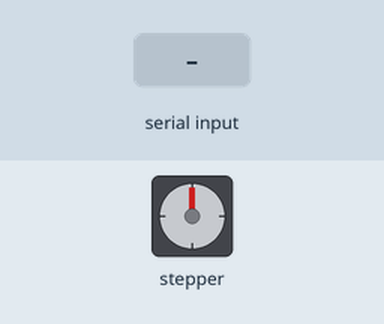
Recording of a sketch running on a simulated Arduino Mega 2560, built with avr-gcc and run on an emulated ATmega2560. Parts: stepper motor. Inputs (shaded band) come from the test bench. Stepper angles assume 200 steps per turn; what the sketch prints to the serial monitor is not drawn.

Above: at 1.2 s.
1.3 s: "90,45\n" received over Serial
At 3.2 s:
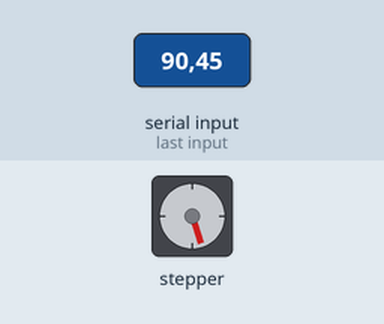
3.5 s: "30,150\n" received over Serial
At 5.3 s:
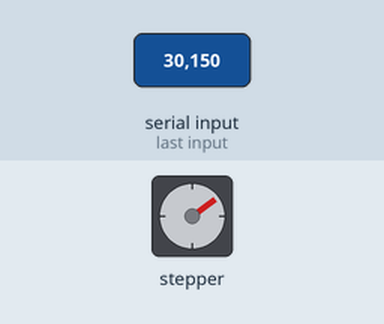
5.6 s: "200\n" received over Serial
At 6.37 s:
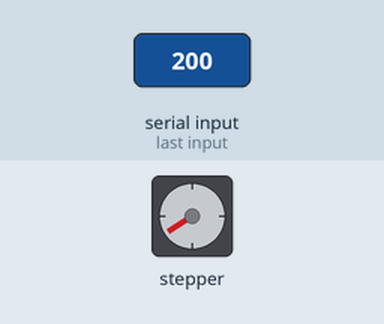
8.1 s: "0\n" received over Serial
At 8.26 s:
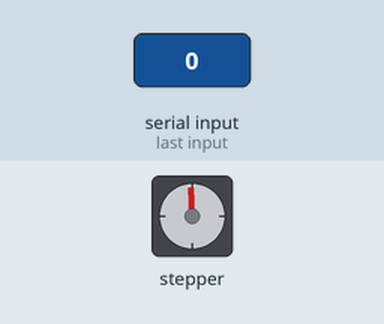
10.2 s: "200\n" received over Serial
At 10.36 s:
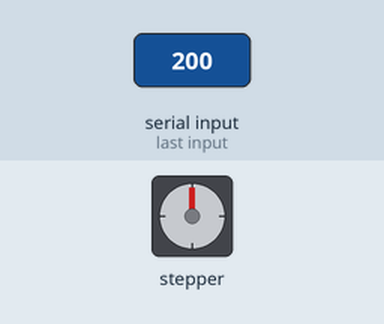
12.6 s: "5\n" received over Serial
At 13.06 s:
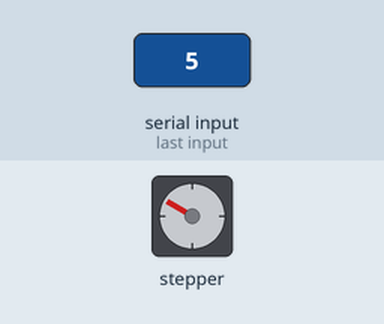
Timing chart, 0 to 15.6 s (numbered marks = the images above; inputs shaded):
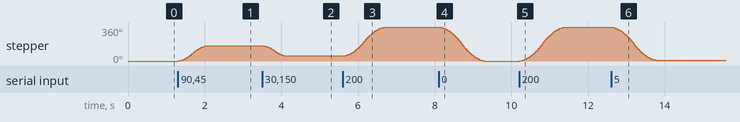

The sketch:

1Axis-Labpilot.ino
```cpp
#include "AccelStepper.h"

#define X_STEP_PIN 54
#define X_DIR_PIN 55
#define X_ENABLE_PIN 38
#define X_MIN_PIN 3
#define X_MAX_PIN 2

#define Y_STEP_PIN 60
#define Y_DIR_PIN 61
#define Y_ENABLE_PIN 56
#define Y_MIN_PIN 14
#define Y_MAX_PIN 15

#define Z_STEP_PIN 46
#define Z_DIR_PIN 48
#define Z_ENABLE_PIN 62
#define Z_MIN_PIN 18
#define Z_MAX_PIN 19

#define E_STEP_PIN 26
#define E_DIR_PIN 28
#define E_ENABLE_PIN 24

#define Q_STEP_PIN 36
#define Q_DIR_PIN 34
#define Q_ENABLE_PIN 30


AccelStepper xStepper(1, X_STEP_PIN, X_DIR_PIN); // 1 = Driver
AccelStepper yStepper(1, Y_STEP_PIN, Y_DIR_PIN);
AccelStepper zStepper(1, Z_STEP_PIN, Z_DIR_PIN);

void setup() {
  Serial.begin(9600);


  yStepper.setMaxSpeed(1000);
  yStepper.setAcceleration(500);
  yStepper.setEnablePin(Y_ENABLE_PIN);
  yStepper.setPinsInverted(false, false, true); //invert logic of enable pin
  yStepper.enableOutputs();
  yStepper.setCurrentPosition(0);

}

void loop() {
  if (Serial.available()) {
    String input = Serial.readStringUntil('\n');

    if (input.startsWith("s")) {
      yStepper.stop();
      while (yStepper.isRunning()) {
        yStepper.run();
      }
    }

    else if (input.toInt() != 0 || input == "0") {
      long target = input.toInt();
      yStepper.moveTo(target);
    }
  }

  yStepper.run();

  // Check if the motor has reached the target position
  if (yStepper.distanceToGo() == 0 && yStepper.currentPosition() == yStepper.targetPosition()) {
    // Print message when the target position is reached
    Serial.println("Target position reached");
  }
}
```

Measured:
- after the input at 1.3 s, stepper: turns 162° clockwise in 0.74 s, starting at once
- after the input at 3.5 s, stepper: turns 108° counter-clockwise in 0.58 s, starting at once
- after the input at 5.6 s, stepper: turns 306° clockwise in 1.1 s, starting at once
- after the input at 8.1 s, stepper: turns 360° counter-clockwise in 1.2 s, starting at once
- after the input at 10.2 s, stepper: turns 360° clockwise in 1.2 s, starting at once
- after the input at 12.6 s, stepper: turns 351° counter-clockwise in 1.2 s, starting at once
